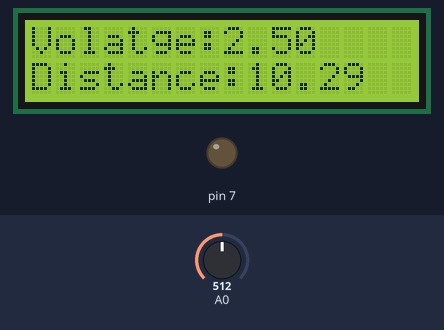
Simulated run of this sketch. Board: Arduino Uno, built with avr-gcc and run on an emulated ATmega328P. Shown: 16×2 character LCD, output pins drawn as LEDs (lit = HIGH). Inputs (shaded band) come from the test bench; at power-on: A0 = 512.

Above: at 1.2 s.
1.3 s: A0 set to 125
At 4.0 s:
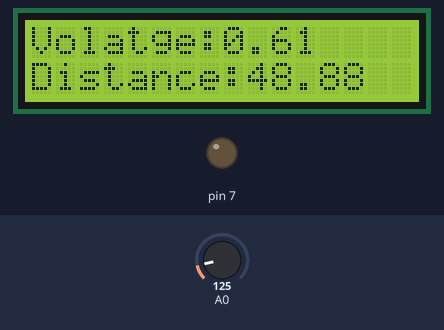
4.6 s: A0 set to 106
At 6.1 s:
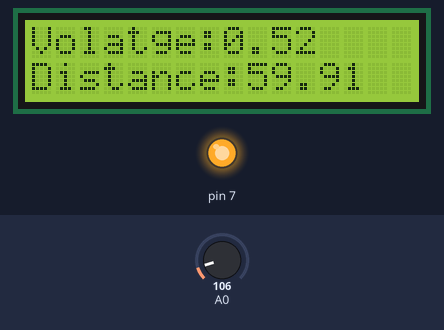
7.9 s: A0 set to 122
At 11.4 s:
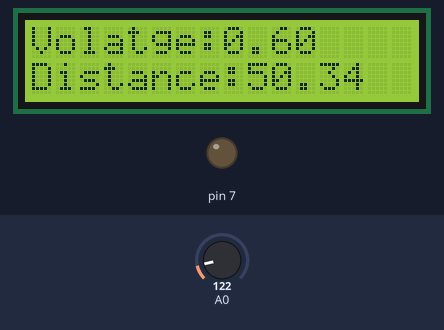
Timing chart, 0 to 12.9 s (numbered marks = the images above; inputs shaded):
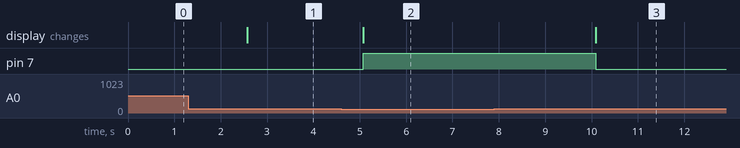

Measured:
- the behaviour switches between 114 and 113 on A0 (found by bisection; images 1 and 2)
- after the input at 1.3 s, the display: changes after 1.3 s (image 1)
- after the input at 4.6 s, pin 7: LOW → HIGH after 0.48 s; the display: changes after 0.48 s (image 2)
- after the input at 7.9 s, pin 7: HIGH → LOW after 2.2 s; the display: changes after 2.2 s (image 3)

The sketch:

irsensor_and_relay_lcd.ino
```cpp
//#include <SharpIR.h>

#include <LiquidCrystal.h>


// initialize the library with the numbers of the interface pins
LiquidCrystal lcd(12, 11, 5, 4, 3, 2);

//SharpIR sensorName("GP2Y0A21YK0F", A0);

void setup() {
  // set up the LCD's number of columns and rows:
  lcd.begin(16, 2);
  // Print a message to the LCD
  //lcd.print("hello, world!");

  pinMode(7, OUTPUT);
  digitalWrite(7, HIGH);

}

void loop() {
    // set the cursor to column 0, line 1
    // (note: line 1 is the second row, since counting begins with 0):
    lcd.setCursor(0,1);

    // print the number of seconds since reset:
//    lcd.print("Counter:");
//    lcd.print(millis() / 1000);


//    lcd.print("Distance:");
//    lcd.print(sensorName.getDistance());
//
    int sensorValue = analogRead(A0);
    float voltage = sensorValue * (5.0 / 1023.0);
    float distance = 24.65251/(voltage-0.1065759);

    lcd.setCursor(0,0);
    lcd.print("Volatge:");
    lcd.print(voltage);
    lcd.setCursor(0,1);
    lcd.print("Distance:");
    lcd.print(distance);
    if (distance < 55.) {
      digitalWrite(7, LOW);
    }
    else {
      digitalWrite(7, HIGH);
    }
    delay(2500);

}
```
